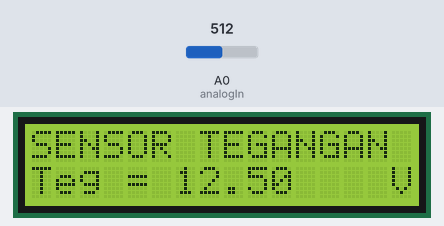
Simulated run of this sketch. Board: Arduino Uno, built with avr-gcc and run on an emulated ATmega328P. On the bench: 16×2 character LCD. Inputs (shaded band) come from the test bench; at power-on: A0 (analogIn) = 512.

Above: at 3.2 s.
3.3 s: A0 (analogIn) set to 716
At 4.2 s:
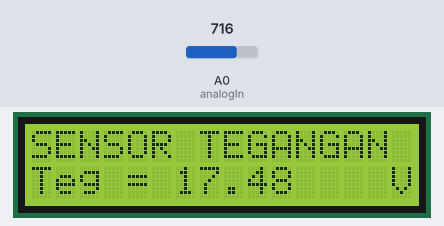
5.2 s: A0 (analogIn) set to 900
At 6.2 s:
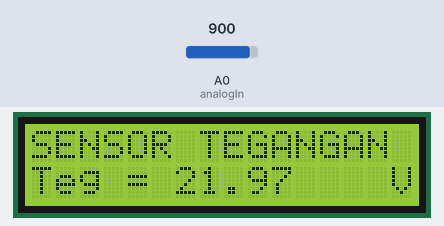
6.8 s: A0 (analogIn) set to 1023
At 8.2 s:
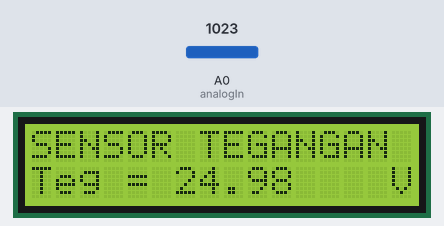
Timing chart, 0 to 9.8 s (numbered marks = the images above; inputs shaded):
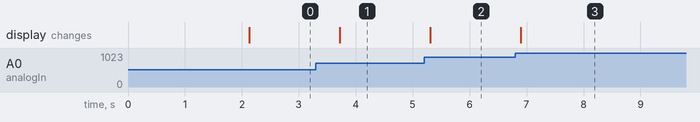

Measured:
- after the input at 3.3 s, the display: changes after 0.42 s (image 1)
- after the input at 5.2 s, the display: changes after 0.10 s (image 2)
- after the input at 6.8 s, the display: changes after 0.09 s (image 3)

The sketch:

M8-SensorTegangan.ino
```cpp
#include <Wire.h>
#include <LiquidCrystal_I2C.h>

LiquidCrystal_I2C lcd(0x20, 16, 2); // Untuk di protheus pakai LCD Address 20 dan 27 untuk di percobaan realtimenya

const int analogIn = A0;

void setup() {
  pinMode(analogIn, INPUT);
  lcd.init();
  lcd.backlight();
  lcd.setCursor(0, 0);
  lcd.print("SENSOR TEGANGAN");
  lcd.setCursor(0, 1);
  lcd.print("    SIMULASI    ");
  delay(2000);
  lcd.clear();
}

void loop() {
  int rawValue = analogRead(analogIn);
  float voltage = (rawValue * (5.0 / 1024.0) * ((30.0 + 7.5) / 7.5));
  lcd.setCursor(0, 0);
  lcd.print("SENSOR TEGANGAN ");
  lcd.setCursor(0, 1);
  lcd.print("Teg = ");
  lcd.setCursor(6, 1);
  lcd.print(voltage, 2);
  lcd.setCursor(15, 1);
  lcd.print("V");
  delay(500);
}
```
